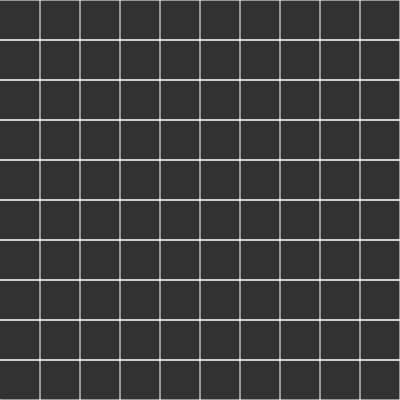
Frame 1 (no input)
Frame 60 (no input): identical to frame 1, image omitted
Frame 120 (the mouse pressed at the canvas centre since frame 60): identical to frame 1, image omitted

The p5.js sketch that drew this single still picture (run headless with seeded random() and noise() and a simulated clock; from frame 60 on, the mouse is pressed at the canvas centre):

// p5.js sketch
// ── sketch.js
var cols;
var rows;
var w = 40;
var grid = [];

function setup() {
  createCanvas(400, 400);
  cols = floor(width / w);
  rows = floor(height / w);

  for (var j = 0; j < rows; j++) {
    for (var i = 0; i < cols; i++) {
      var cell = new Cell(i, j);
      grid.push(cell);
    }
  }
}

function draw() {
  background(50);
  for (var i = 0; i < grid.length; i++) {
    grid[i].show();
  }
}

function Cell(i, j) {
  this.i = i;
  this.j = j;
  // TOP, RIGHT, BOTTOM, LEFT
  this.walls = [true, true, true, true];
  this, (visited = false);

  this.show = function () {
    var x = this.i * w;
    var y = this.j * w;
    stroke(255);
    if (this.walls[0]) {
      line(x, y, x + w, y);
    }
    if (this.walls[1]) {
      line(x + w, y, x + w, y + w);
    }
    if (this.walls[2]) {
      line(x + w, y + w, x, y + w);
    }
    if (this.walls[3]) {
      line(x, y + w, x, y + w);
    }

    // noFill();
    // rect(x, y, w, w);
  };
}

// ── style.css
button {
  display: block;
  height: 60px;
  width: 186px;
  position: relative;
  overflow: hidden;
  text-decoration: none;
  text-transform: uppercase;
  letter-spacing: 2px;
  color: white;
  font-size: 14px;
  text-align: center;
  border-radius: 8px;
  background-image: linear-gradient(to right, green, blue);
  background-position: right bottom;
  background-size: 200%;
  font-family: "Courier New", Courier, monospace;
  border: none;
  transition: 0.4s;
}

button:hover {
  background-position: left bottom;
  box-shadow: 0 12px 16px 0 rgba(0, 0, 0, 0.24),
    0 17px 50px 0 rgba(0, 0, 0, 0.19);
}

button:active {
  background-image: linear-gradient(to left, red, purple);
}
